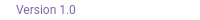
                    <widget class="QFrame" name="credits_bar">
                     <property name="maximumSize">
                      <size>
                       <width>16777215</width>
                       <height>20</height>
                      </size>
                     </property>
                     <property name="styleSheet">
                      <string notr="true">background-color: transparent;</string>
                     </property>
                     <property name="frameShape">
                      <enum>QFrame::NoFrame</enum>
                     </property>
                     <property name="frameShadow">
                      <enum>QFrame::Raised</enum>
                     </property>
                     <layout class="QHBoxLayout" name="horizontalLayout_16">
                      <property name="spacing">
                       <number>0</number>
                      </property>
                      <property name="leftMargin">
                       <number>0</number>
                      </property>
                      <property name="topMargin">
                       <number>0</number>
                      </property>
                      <property name="rightMargin">
                       <number>0</number>
                      </property>
                      <property name="bottomMargin">
                       <number>0</number>
                      </property>
                      <item>
                       <widget class="QFrame" name="credits_bar_2">
                        <property name="maximumSize">
                         <size>
                          <width>16777215</width>
                          <height>20</height>
                         </size>
                        </property>
                        <property name="styleSheet">
                         <string notr="true">QFrame #credits_bar{
background-color:transparent;
border-top-left-radius: 0px;
border-bottom-left-radius: 0px;
border-top-right-radius: 0px;
border-bottom-right-radius: 10px;
}
</string>
                        </property>
                        <property name="frameShape">
                         <enum>QFrame::NoFrame</enum>
                        </property>
                        <property name="frameShadow">
                         <enum>QFrame::Raised</enum>
                        </property>
                        <layout class="QHBoxLayout" name="horizontalLayout_2">
                         <property name="spacing">
                          <number>0</number>
                         </property>
                         <property name="leftMargin">
                          <number>0</number>
                         </property>
                         <property name="topMargin">
                          <number>0</number>
                         </property>
                         <property name="rightMargin">
                          <number>0</number>
                         </property>
                         <property name="bottomMargin">
                          <number>0</number>
                         </property>
                         <item>
                          <widget class="QFrame" name="frame_label_credits">
                           <property name="frameShape">
                            <enum>QFrame::StyledPanel</enum>
                           </property>
                           <property name="frameShadow">
                            <enum>QFrame::Raised</enum>
                           </property>
                           <layout class="QVBoxLayout" name="verticalLayout_3">
                            <property name="spacing">
                             <number>0</number>
                            </property>
                            <property name="leftMargin">
                             <number>15</number>
                            </property>
                            <property name="topMargin">
                             <number>0</number>
                            </property>
                            <property name="rightMargin">
                             <number>0</number>
                            </property>
                            <property name="bottomMargin">
                             <number>0</number>
                            </property>
                            <item>
                             <widget class="QLabel" name="label_credits">
                              <property name="font">
                               <font>
                                <family>Roboto</family>
                               </font>
                              </property>
                              <property name="styleSheet">
                               <string notr="true">color: rgb(128, 102, 168);</string>
                              </property>
                              <property name="text">
                               <string>&lt;html&gt;&lt;head/&gt;&lt;body&gt;&lt;p&gt;Version 1.0&lt;/p&gt;&lt;/body&gt;&lt;/html&gt;</string>
                              </property>
                             </widget>
                            </item>
                           </layout>
                          </widget>
                         </item>
                         <item>
                          <widget class="QFrame" name="frame_grip">
                           <property name="minimumSize">
                            <size>
                             <width>25</width>
                             <height>25</height>
                            </size>
                           </property>
                           <property name="maximumSize">
                            <size>
                             <width>25</width>
                             <height>25</height>
                            </size>
                           </property>
                           <property name="styleSheet">
                            <string notr="true"/>
                           </property>
                           <property name="frameShape">
                            <enum>QFrame::StyledPanel</enum>
                           </property>
                           <property name="frameShadow">
                            <enum>QFrame::Raised</enum>
                           </property>
                           <layout class="QHBoxLayout" name="horizontalLayout_14">
                            <property name="spacing">
                             <number>0</number>
                            </property>
                            <property name="leftMargin">
                             <number>0</number>
                            </property>
                            <property name="topMargin">
                             <number>0</number>
                            </property>
                            <property name="rightMargin">
                             <number>0</number>
                            </property>
                            <property name="bottomMargin">
                             <number>15</number>
                            </property>
                            <item alignment="Qt::AlignRight">
                             <widget class="QLabel" name="grip_label">
                              <property name="minimumSize">
                               <size>
                                <width>20</width>
                                <height>20</height>
                               </size>
                              </property>
                              <property name="styleSheet">
                               <string notr="true">image: url(:/icons/icons/grip.png);</string>
                              </property>
                              <property name="text">
                               <string/>
                              </property>
                             </widget>
                            </item>
                           </layout>
                          </widget>
                         </item>
                        </layout>
                       </widget>
                      </item>
                     </layout>
                    </widget>
